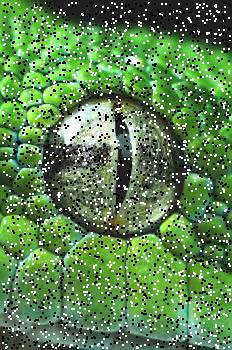
#> input picture Imagenes_Pruebas/sal_pimienta.jpg, 232 x 350 px
$ jupyter execute '3.6 Filtro promedio.ipynb'   (shell and % lines are left out)
#> lines starting #> are read from the running program, lines starting #| are printed output that depends on the picture
A continuación se presenta la forma de usar una máscara tipo promedio con la imagen.

Implementar una función que realice el filtrado promedio usando la máscara que se indica a continuación.

Debe leer una imagen , convertirla a gris y aplicar la convolución usando la función que implementó en el ejercicio 3 con la máscara de promedio.

Usando la función filter2 realice el filtrado promedio y compare el resultado de la función con el resultado de usar tu propia función de convolución

Usando la función conv2 realice el filtrado promedio y compare el resultado de la función con el resultado de usar tu propia función de convolución y de usar filter2

Máscara 3x3

       for i=2:f-1

           for j=2:c-1

                D(i,j)=sum(sum(A((i-1):(i+1),(j-1):(j+1))));

                D(i,j)=D(i,j)/9;

end end

1.- Implementación del filtro promedio de la biblioteca cv2.

[cell 1]
import cv2
import numpy as np
from matplotlib import pyplot as plt

img = cv2.imread('Imagenes_Pruebas/sal_pimienta.jpg')
#> img is the input picture: shape (350, 232, 3); mean B, G, R 79.1, 132.9, 92.2

kernel = np.ones((5,5),np.float32)/25

median = cv2.medianBlur(img,5)
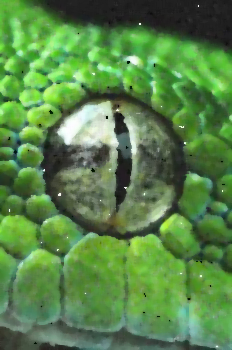
#> median: shape (350, 232, 3); mean B, G, R 72.8, 132.5, 88

plt.subplot(121),plt.imshow(img),plt.title('Original')
plt.xticks([]), plt.yticks([])
plt.subplot(122),plt.imshow(median),plt.title('Mediana')
plt.xticks([]), plt.yticks([])
plt.show()
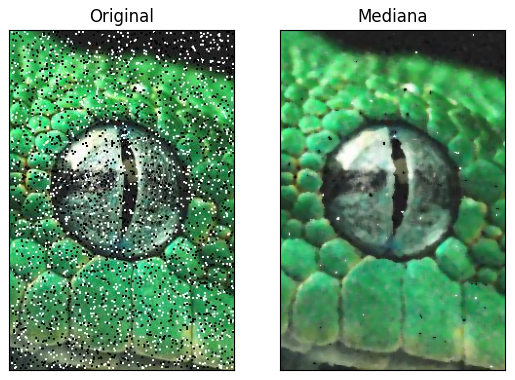
#> figure drawn by matplotlib, 2 panels; B, G, R data is drawn as R, G, B

[cell 2]
import numpy
from PIL import Image


def median_filter(data, filter_size):
    temp = []
    indexer = filter_size
    data_final = []
    data_final = numpy.zeros((len(data),len(data[0])))
    for i in range(len(data)):

        for j in range(len(data[0])):

            for z in range(filter_size):
                if i + z - indexer < 0 or i + z - indexer > len(data) - 1:
                    for c in range(filter_size):
                        temp.append(0)
                else:
                    if j + z - indexer < 0 or j + indexer > len(data[0]) - 1:
                        temp.append(0)
                    else:
                        for k in range(filter_size):
                            temp.append(data[i + z - indexer][j + k - indexer])

            temp.sort()
            data_final[i][j] = temp[len(temp) // 2]
            temp = []
    return data_final


def main():
    img = Image.open("Imagenes_Pruebas/sal_pimienta.jpg").convert("L")
    arr = numpy.array(img)
    plt.subplot(121),plt.imshow(img),plt.title('Original')
    plt.xticks([]), plt.yticks([])
    removed_noise = median_filter(arr, 3)
    img = Image.fromarray(removed_noise)
    plt.subplot(122),plt.imshow( img),plt.title('Mediana')
    plt.xticks([]), plt.yticks([])
    plt.show()


main()
#> in main, `img = Image.open("Imagenes_Pruebas/sal_pimienta.jpg").convert("L")`:
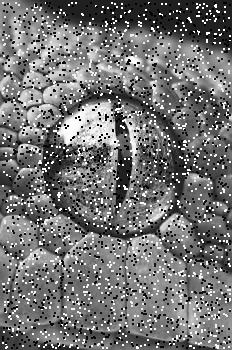
#> img: PIL image 232x350 L; min 0, max 255, mean 114.6
#> in median_filter, `data_final = numpy.zeros((len(data),len(data[0])))`: data_final: shape (350, 232) float64; every value is 0
#> after the loop in median_filter, `for i in range(len(data)):`:
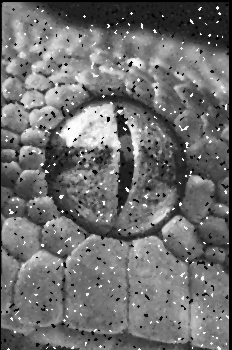
#> data_final: shape (350, 232) float64; min 0, max 255, mean 110.4
#> in main, `plt.show()`:
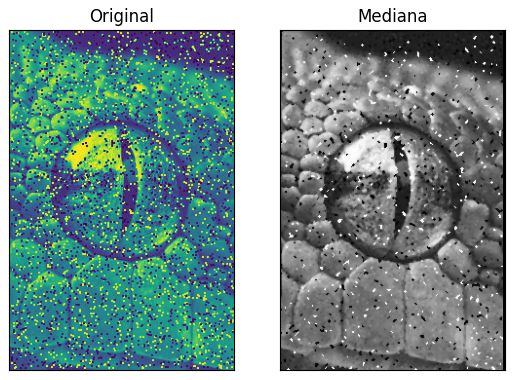
#> figure drawn by matplotlib, 2 panels
